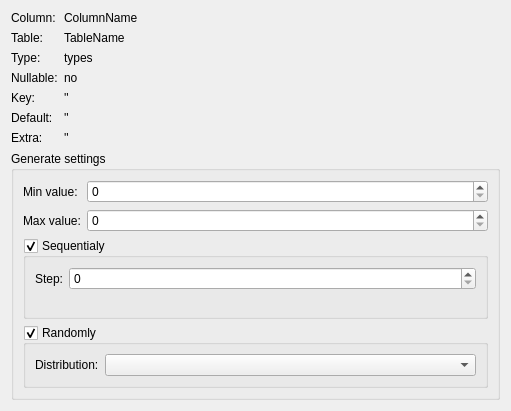
<?xml version="1.0" encoding="UTF-8"?>
<ui version="4.0">
 <class>IntegerSettingsWidget</class>
 <widget class="QWidget" name="IntegerSettingsWidget">
  <property name="geometry">
   <rect>
    <x>0</x>
    <y>0</y>
    <width>511</width>
    <height>411</height>
   </rect>
  </property>
  <property name="windowTitle">
   <string>IntegerSettingsWidget</string>
  </property>
  <layout class="QVBoxLayout" name="mainLayout">
   <item>
    <layout class="QFormLayout" name="infoLayout">
     <item row="0" column="0">
      <widget class="QLabel" name="columnNameLabel">
       <property name="text">
        <string>Column:</string>
       </property>
      </widget>
     </item>
     <item row="0" column="1">
      <widget class="QLabel" name="columnNameValueLabel">
       <property name="text">
        <string>ColumnName</string>
       </property>
      </widget>
     </item>
     <item row="2" column="0">
      <widget class="QLabel" name="typeLabel">
       <property name="text">
        <string>Type:</string>
       </property>
      </widget>
     </item>
     <item row="2" column="1">
      <widget class="QLabel" name="typeValueLabel">
       <property name="text">
        <string>types</string>
       </property>
      </widget>
     </item>
     <item row="3" column="1">
      <widget class="QLabel" name="nullValueLabel">
       <property name="text">
        <string>no</string>
       </property>
      </widget>
     </item>
     <item row="3" column="0">
      <widget class="QLabel" name="nullLabel">
       <property name="text">
        <string>Nullable:</string>
       </property>
      </widget>
     </item>
     <item row="5" column="0">
      <widget class="QLabel" name="defaultLabel">
       <property name="text">
        <string>Default:</string>
       </property>
      </widget>
     </item>
     <item row="6" column="0">
      <widget class="QLabel" name="extraLabel">
       <property name="text">
        <string>Extra:</string>
       </property>
      </widget>
     </item>
     <item row="5" column="1">
      <widget class="QLabel" name="defaultValueLabel">
       <property name="text">
        <string>''</string>
       </property>
      </widget>
     </item>
     <item row="6" column="1">
      <widget class="QLabel" name="extraValueLabel">
       <property name="text">
        <string>''</string>
       </property>
      </widget>
     </item>
     <item row="4" column="0">
      <widget class="QLabel" name="keyLabel">
       <property name="text">
        <string>Key:</string>
       </property>
      </widget>
     </item>
     <item row="4" column="1">
      <widget class="QLabel" name="keyValueLabel">
       <property name="text">
        <string>''</string>
       </property>
      </widget>
     </item>
     <item row="1" column="0">
      <widget class="QLabel" name="tableLabel">
       <property name="text">
        <string>Table:</string>
       </property>
      </widget>
     </item>
     <item row="1" column="1">
      <widget class="QLabel" name="tableValueLabel">
       <property name="text">
        <string>TableName</string>
       </property>
      </widget>
     </item>
    </layout>
   </item>
   <item>
    <widget class="QGroupBox" name="settingsGroup">
     <property name="title">
      <string>Generate settings</string>
     </property>
     <property name="flat">
      <bool>false</bool>
     </property>
     <property name="checkable">
      <bool>false</bool>
     </property>
     <layout class="QFormLayout" name="settingsGroupLayout">
      <item row="0" column="0">
       <widget class="QLabel" name="minValueLabel">
        <property name="text">
         <string>Min value: </string>
        </property>
       </widget>
      </item>
      <item row="0" column="1">
       <widget class="QSpinBox" name="minValueEdit"/>
      </item>
      <item row="1" column="0">
       <widget class="QLabel" name="maxValueLabel">
        <property name="text">
         <string>Max value:</string>
        </property>
       </widget>
      </item>
      <item row="1" column="1">
       <widget class="QSpinBox" name="maxValueEdit"/>
      </item>
      <item row="2" column="0" colspan="2">
       <widget class="QGroupBox" name="seqGroup">
        <property name="sizePolicy">
         <sizepolicy hsizetype="Expanding" vsizetype="Expanding">
          <horstretch>0</horstretch>
          <verstretch>0</verstretch>
         </sizepolicy>
        </property>
        <property name="title">
         <string>Sequentialy</string>
        </property>
        <property name="checkable">
         <bool>true</bool>
        </property>
        <layout class="QFormLayout" name="seqGroupLayout">
         <item row="0" column="0">
          <widget class="QLabel" name="stepLabel">
           <property name="text">
            <string>Step:</string>
           </property>
          </widget>
         </item>
         <item row="0" column="1">
          <widget class="QSpinBox" name="stepValue"/>
         </item>
        </layout>
       </widget>
      </item>
      <item row="3" column="0" colspan="2">
       <widget class="QGroupBox" name="randomGroup">
        <property name="title">
         <string>Randomly</string>
        </property>
        <property name="checkable">
         <bool>true</bool>
        </property>
        <layout class="QFormLayout" name="randomGroupLayout">
         <item row="0" column="0">
          <widget class="QLabel" name="distributionLabel">
           <property name="text">
            <string>Distribution:</string>
           </property>
          </widget>
         </item>
         <item row="0" column="1">
          <widget class="QComboBox" name="distributionCombo"/>
         </item>
        </layout>
       </widget>
      </item>
     </layout>
    </widget>
   </item>
  </layout>
 </widget>
 <resources/>
 <connections/>
</ui>
